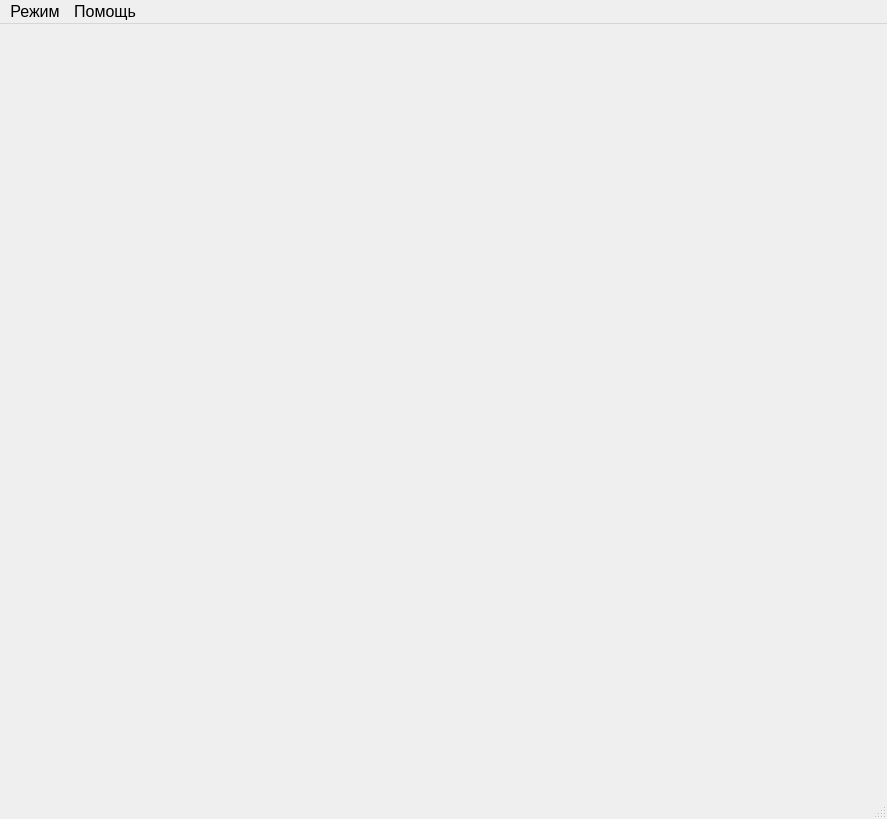
<?xml version="1.0" encoding="UTF-8"?>
<ui version="4.0">
 <class>NMainWindow</class>
 <widget class="QMainWindow" name="NMainWindow">
  <property name="geometry">
   <rect>
    <x>0</x>
    <y>0</y>
    <width>887</width>
    <height>819</height>
   </rect>
  </property>
  <property name="windowTitle">
   <string>MainWindow</string>
  </property>
  <widget class="QWidget" name="centralwidget">
   <layout class="QVBoxLayout" name="verticalLayout"/>
  </widget>
  <widget class="QMenuBar" name="menubar">
   <property name="geometry">
    <rect>
     <x>0</x>
     <y>0</y>
     <width>887</width>
     <height>27</height>
    </rect>
   </property>
   <property name="font">
    <font>
     <pointsize>12</pointsize>
    </font>
   </property>
   <widget class="QMenu" name="menu">
    <property name="title">
     <string>Режим</string>
    </property>
    <widget class="QMenu" name="menu_users">
     <property name="sizePolicy">
      <sizepolicy hsizetype="Preferred" vsizetype="Preferred">
       <horstretch>0</horstretch>
       <verstretch>3</verstretch>
      </sizepolicy>
     </property>
     <property name="palette">
      <palette>
       <active>
        <colorrole role="WindowText">
         <brush brushstyle="SolidPattern">
          <color alpha="255">
           <red>170</red>
           <green>0</green>
           <blue>0</blue>
          </color>
         </brush>
        </colorrole>
       </active>
       <inactive>
        <colorrole role="WindowText">
         <brush brushstyle="SolidPattern">
          <color alpha="255">
           <red>170</red>
           <green>0</green>
           <blue>0</blue>
          </color>
         </brush>
        </colorrole>
       </inactive>
       <disabled>
        <colorrole role="WindowText">
         <brush brushstyle="SolidPattern">
          <color alpha="255">
           <red>109</red>
           <green>109</green>
           <blue>109</blue>
          </color>
         </brush>
        </colorrole>
       </disabled>
      </palette>
     </property>
     <property name="title">
      <string>Сменить наставника -&gt;</string>
     </property>
     <addaction name="separator"/>
    </widget>
    <addaction name="action_rasp"/>
    <addaction name="action_journ"/>
    <addaction name="menu_users"/>
    <addaction name="separator"/>
    <addaction name="action_exit"/>
   </widget>
   <widget class="QMenu" name="menu_2">
    <property name="title">
     <string>Помощь</string>
    </property>
    <addaction name="action_help"/>
    <addaction name="action_about"/>
   </widget>
   <addaction name="menu"/>
   <addaction name="menu_2"/>
  </widget>
  <widget class="QStatusBar" name="statusbar">
   <property name="palette">
    <palette>
     <active>
      <colorrole role="WindowText">
       <brush brushstyle="SolidPattern">
        <color alpha="255">
         <red>255</red>
         <green>0</green>
         <blue>0</blue>
        </color>
       </brush>
      </colorrole>
     </active>
     <inactive>
      <colorrole role="WindowText">
       <brush brushstyle="SolidPattern">
        <color alpha="255">
         <red>255</red>
         <green>0</green>
         <blue>0</blue>
        </color>
       </brush>
      </colorrole>
     </inactive>
     <disabled>
      <colorrole role="WindowText">
       <brush brushstyle="SolidPattern">
        <color alpha="255">
         <red>120</red>
         <green>120</green>
         <blue>120</blue>
        </color>
       </brush>
      </colorrole>
     </disabled>
    </palette>
   </property>
   <property name="font">
    <font>
     <pointsize>14</pointsize>
    </font>
   </property>
  </widget>
  <action name="action_rasp">
   <property name="text">
    <string>Расписание занятий</string>
   </property>
   <property name="font">
    <font>
     <pointsize>12</pointsize>
    </font>
   </property>
   <property name="shortcut">
    <string>Ctrl+1</string>
   </property>
   <property name="autoRepeat">
    <bool>false</bool>
   </property>
  </action>
  <action name="action_journ">
   <property name="text">
    <string>Журнал посещений</string>
   </property>
   <property name="font">
    <font>
     <pointsize>12</pointsize>
    </font>
   </property>
   <property name="shortcut">
    <string>Ctrl+2</string>
   </property>
   <property name="autoRepeat">
    <bool>false</bool>
   </property>
  </action>
  <action name="action_exit">
   <property name="text">
    <string>Завершение работы</string>
   </property>
   <property name="font">
    <font>
     <pointsize>12</pointsize>
    </font>
   </property>
   <property name="shortcut">
    <string>Ctrl+Q</string>
   </property>
  </action>
  <action name="action_help">
   <property name="text">
    <string>Что нового?...</string>
   </property>
   <property name="font">
    <font>
     <pointsize>11</pointsize>
    </font>
   </property>
   <property name="shortcut">
    <string>Ctrl+F1</string>
   </property>
  </action>
  <action name="action_about">
   <property name="text">
    <string>О Программе</string>
   </property>
   <property name="font">
    <font>
     <pointsize>11</pointsize>
    </font>
   </property>
  </action>
 </widget>
 <resources/>
 <connections>
  <connection>
   <sender>action_exit</sender>
   <signal>triggered()</signal>
   <receiver>NMainWindow</receiver>
   <slot>close()</slot>
   <hints>
    <hint type="sourcelabel">
     <x>-1</x>
     <y>-1</y>
    </hint>
    <hint type="destinationlabel">
     <x>493</x>
     <y>349</y>
    </hint>
   </hints>
  </connection>
 </connections>
</ui>
